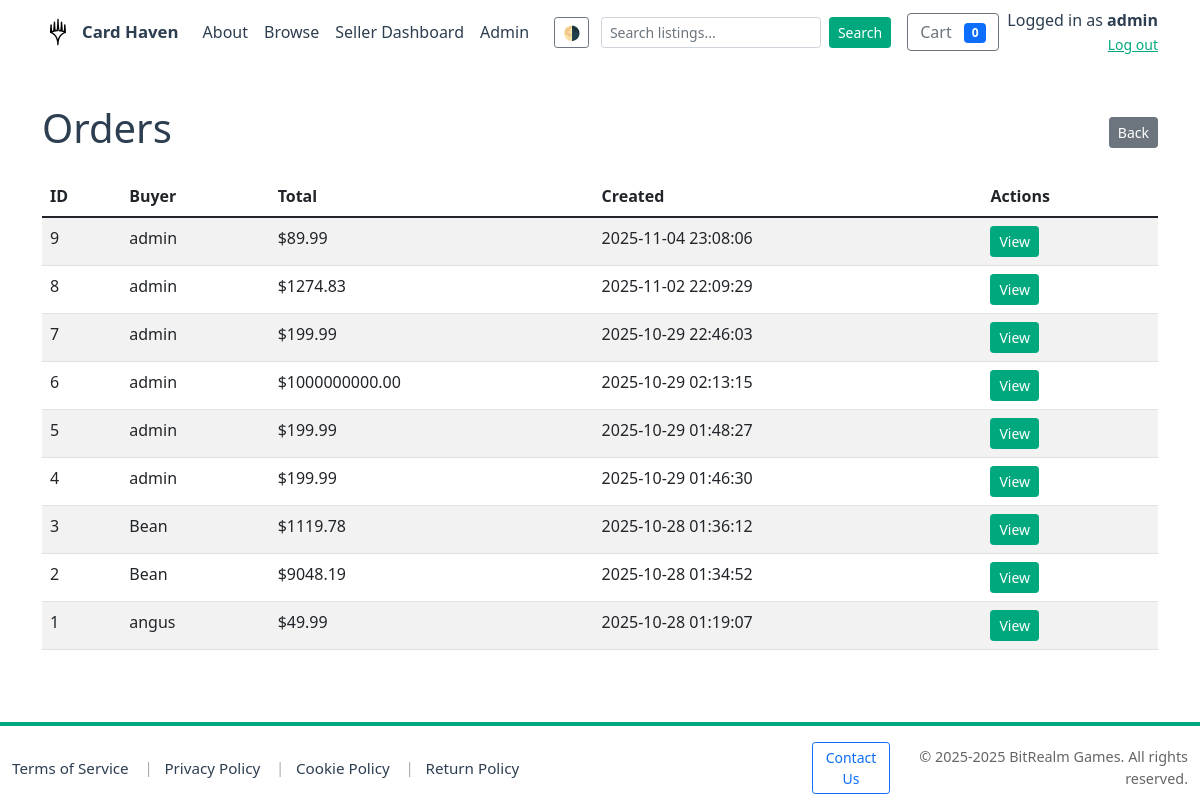
/admin/orders (signed in), run on an earlier commit of the app's database.
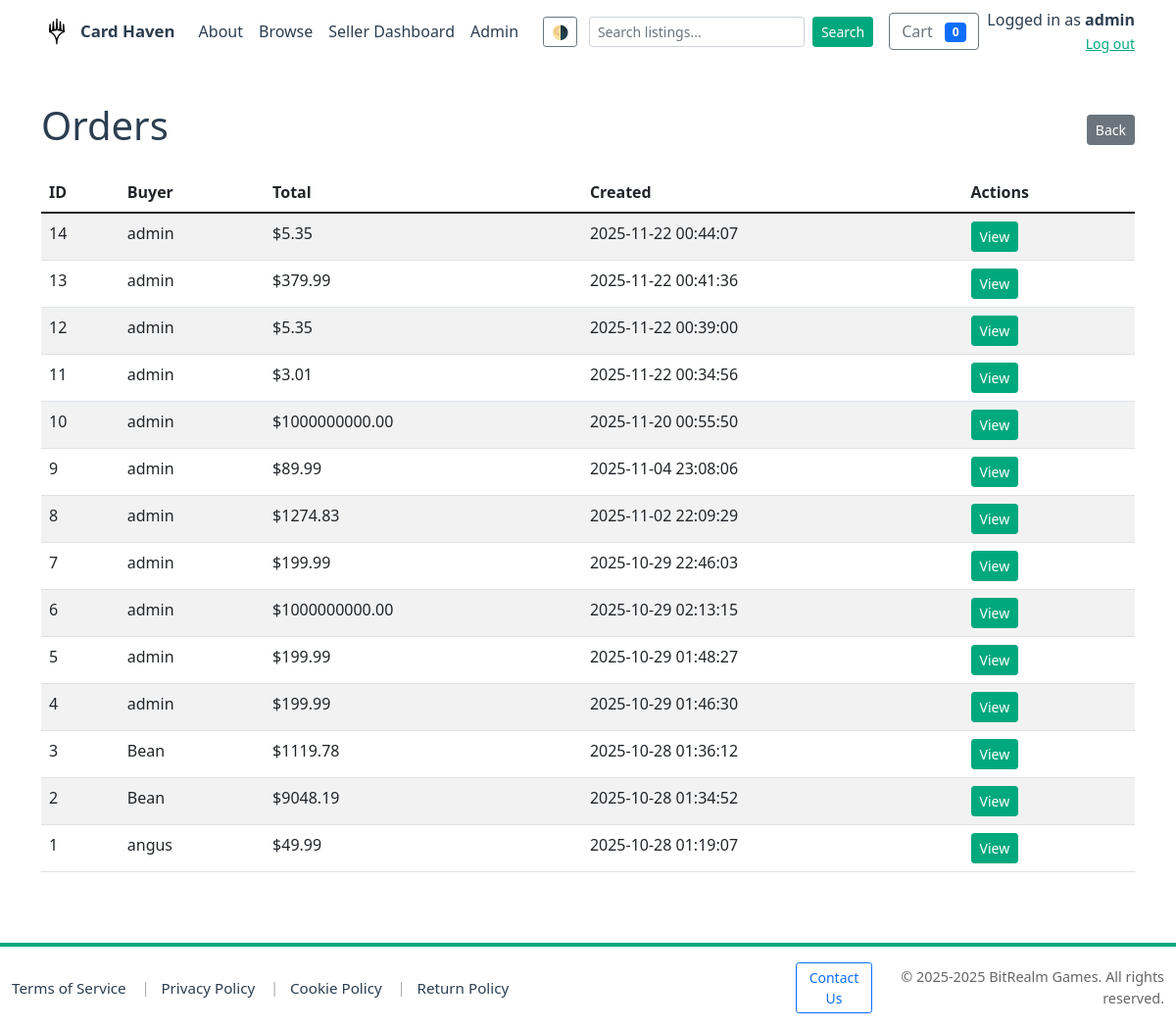
And on a later commit of the database.
### models.py (models this page shows, shortened)
class Order(db.Model):
    __tablename__ = 'orders'
    id = db.Column(db.Integer, primary_key=True)
    buyer_id = db.Column(db.Integer, db.ForeignKey('users.id'), nullable=True)
    buyer_name = db.Column(db.String(255))
    buyer_email = db.Column(db.String(255))
    shipping_address = db.Column(db.Text)
    status = db.Column(db.String(50), default='pending')
    total = db.Column(db.Float, nullable=False, default=0.0)
    created_at = db.Column(db.DateTime, default=datetime.utcnow)
    buyer = db.relationship('User', back_populates='orders')
    items = db.relationship('OrderItem', back_populates='order', cascade='all, delete-orphan', lazy='dynamic')

### app.py (the view)
@app.route('/admin/orders')
@admin_required
def admin_orders():
    conn = get_db_connection()
    cur = conn.cursor()
    cur.execute("SELECT id, buyer_id, buyer_name, total, created_at FROM orders ORDER BY created_at DESC")
    orders = cur.fetchall()
    conn.close()
    return render_template('admin/orders.html', orders=orders)

### app.py (called while the page is built)
def get_db_connection(path=DB_PATH):
    conn = sqlite3.connect(path)
    conn.row_factory = sqlite3.Row
    conn.execute("PRAGMA foreign_keys = ON;")
    try:
        cur = conn.cursor()
        cur.execute("PRAGMA table_info(products)")
        cols = [r['name'] for r in cur.fetchall()]
        if 'is_active' not in cols:
            try:
                cur.execute("ALTER TABLE products ADD COLUMN is_active INTEGER NOT NULL DEFAULT 1")
                conn.commit()
            except Exception:
                pass
    except Exception:
        pass
    return conn

@app.after_request
def set_security_headers(response):
    response.headers.setdefault('X-Frame-Options', 'SAMEORIGIN')
    response.headers.setdefault('X-Content-Type-Options', 'nosniff')
    response.headers.setdefault('Referrer-Policy', 'no-referrer-when-downgrade')
    if 'SSL_ENABLED' in globals() and SSL_ENABLED:
        response.headers.setdefault('Strict-Transport-Security', 'max-age=63072000; includeSubDomains; preload')
    return response

def admin_required(f):
    @wraps(f)
    def decorated(*args, **kwargs):
        uid = session.get('user_id')
        if not uid:
            return redirect(url_for('login', next=request.path))
        conn = get_db_connection()
        cur = conn.cursor()
        cur.execute("SELECT username, is_admin FROM users WHERE id = ?", (uid,))
        u = cur.fetchone()
        conn.close()
        allowed_admin_username = 'Bean'
        has_name_match = bool(u and u['username'] and u['username'].strip().lower() == allowed_admin_username.strip().lower())
        has_admin_flag = bool(u and u['is_admin'])
        if not (has_name_match or has_admin_flag):
            flash("Admin access required.")
            return redirect(url_for('index'))
        return f(*args, **kwargs)
    return decorated

### templates/admin/orders.html (shortened to what this page needs)
<!doctype html>
<html lang="en">
<head>
  {% include 'head_includes.html' %}
</head>
<body>
  {% include 'navbar.html' %}
  <div class="container my-4">
    <div class="d-flex justify-content-between align-items-center">
      <h1>Orders</h1>
      <a href="{{ url_for('admin_index') }}" class="btn btn-sm btn-secondary">Back</a>
    </div>
    <table class="table table-striped mt-3">
      <thead>
        <tr>
          <th>ID</th>
          <th>Buyer</th>
          <th>Total</th>
          <th>Created</th>
          <th>Actions</th>
        </tr>
      </thead>
      <tbody>
        {% for o in orders %}
          <tr>
            <td>{{ o['id'] }}</td>
            <td>{{ o['buyer_name'] or 'User ' ~ o['buyer_id'] }}</td>
            <td>${{ '%.2f'|format(o['total']) }}</td>
            <td>{{ (o['created_at'] or '')[:19] }}</td>
            <td><a href="{{ url_for('admin_order_detail', order_id=o['id']) }}" class="btn btn-sm btn-primary">View</a></td>
          </tr>
        {% else %}
          <tr><td colspan="5">No orders found.</td></tr>
        {% endfor %}
      </tbody>
    </table>
  </div>
  {% include 'footer.html' %}
</body>
</html>

### templates/head_includes.html (shortened to what this page needs)
<link href="https://cdn.jsdelivr.net/npm/bootstrap@5.1.3/dist/css/bootstrap.min.css" rel="stylesheet">
<link rel="stylesheet" href="{{ url_for('static', filename='css/theme.css') }}">

### templates/navbar.html (shortened to what this page needs)
<nav class="navbar navbar-expand-lg mb-3 site-navbar" aria-label="Main navigation">
  <div class="container">
    <a class="navbar-brand d-flex align-items-center" href="{{ url_for('index') }}">
  <img id="site-logo" src="{{ url_for('static', filename='img/logo.svg') }}" alt="Card Haven logo" height="32" class="me-2 site-logo" style="width:auto;" title="Card Haven">
  <span>Card Haven</span>
    </a>
    <div class="collapse navbar-collapse" id="mainNav">
        <ul class="navbar-nav me-auto mb-2 mb-lg-0">
          <li class="nav-item"><a class="nav-link" href="/about">About</a></li>
        <li class="nav-item"><a class="nav-link" href="/products">Browse</a></li>
        {% if current_user_is_seller %}
          <li class="nav-item"><a class="nav-link" href="{{ url_for('seller_dashboard') }}">Seller Dashboard</a></li>
        {% endif %}
        {% if current_user_is_admin %}
          <li class="nav-item"><a class="nav-link" href="{{ url_for('admin_index') }}">Admin</a></li>
        {% endif %}
      </ul>
  <div class="d-none d-lg-flex align-items-center gap-2 navbar-right">
        <button id="theme-toggle" class="btn btn-sm btn-outline-secondary me-1" title="Toggle theme" onclick="toggleTheme()">🌗</button>
        <form class="d-none d-lg-flex align-items-center me-2" action="{{ url_for('products') }}" method="get">
          <input name="search" class="form-control form-control-sm me-2" type="search" placeholder="Search listings..." aria-label="Search" value="{{ request.args.get('search','') }}">
          <button class="btn btn-sm btn-primary" type="submit">Search</button>
        </form>
        <a href="{{ url_for('cart_view') }}" class="btn btn-outline-secondary position-relative">
          Cart <span id="cart-count" class="badge bg-primary ms-2">0</span>
        </a>
        {% if session.get('user_id') %}
          <div class="text-end user-info mt-2 mt-lg-0">
            <div>Logged in as <strong>{{ session.get('username') }}</strong></div>
            <a href="{{ url_for('logout') }}" class="small">Log out</a>
          </div>
        {% else %}
          <div class="auth-buttons d-flex gap-1 mt-2 mt-lg-0">
            <a href="{{ url_for('login') }}" class="btn btn-sm btn-outline-primary">Login</a>
            <a href="{{ url_for('register') }}" class="btn btn-sm btn-primary">Register</a>
          </div>
        {% endif %}
      </div>
    </div>
  </div>
</nav>
<main class="site-content">

### templates/footer.html (shortened to what this page needs)
</main>
<footer class="site-footer mt-5" role="contentinfo">
  <div class="site-footer-bg">
    <div class="container">
  <div class="row align-items-center py-2">
        <div class="col-md-8 links d-flex flex-wrap align-items-center gap-2 small">
          <a href="/terms" class="footer-link">Terms of Service</a>
          <span class="separator">|</span>
          <a href="/privacy" class="footer-link">Privacy Policy</a>
          <span class="separator">|</span>
          <a href="/cookies" class="footer-link">Cookie Policy</a>
          <span class="separator">|</span>
          <a href="/returns" class="footer-link">Return Policy</a>
        </div>
        <div class="col-md-4 text-md-end d-flex align-items-center justify-content-md-end gap-3">
          <a href="{{ contact_url }}" class="btn btn-outline-primary btn-sm">Contact Us</a>
          <div class="small copyright">© 2025-{{ current_year }} BitRealm Games. All rights reserved.</div>
        </div>
      </div>
    </div>
  </div>
</footer>

### static/css/theme.css (style rules this page uses)
:root { --bg: #ffffff; --surface: #ffffff; --text: #2c3e50; --muted: #666666; --primary: #00a87e; --accent: #007b60; --card-shadow: rgba(0,0,0,0.06); }
body, .card, .listing-card, .profile-header, .seller-header { transition: background-color 180ms ease, color 180ms ease, box-shadow 180ms ease; }
body { background: var(--bg); color: var(--text); }
a { color: var(--primary); }
.navbar, .card, .listing-card, .profile-header { background: var(--surface); }
.btn-primary { background-color: var(--primary, var(--primary-color, #00a87e)) !important; border-color: var(--primary, var(--primary-color, #00a87e)) !important; color: #fff !important; }
.site-navbar .navbar-brand, .site-navbar .navbar-brand span, .site-navbar .navbar-brand a { color: var(--text) !important; }

### templates/navbar.html (style rules this page uses)
.navbar-brand img { height: 32px; width: auto; display: inline-block; vertical-align: middle; }
.site-navbar { background: var(--surface) !important; }
.site-navbar .nav-link { color: var(--text) !important; }
.site-navbar .navbar-brand span { font-size: 1.05rem; font-weight: 600; }
.site-navbar .form-control { min-width: 0; }

### templates/footer.html (style rules this page uses)
html, body { height: 100%; }
body { display: flex; flex-direction: column; min-height: 100vh; }
.site-content { flex: 1 0 auto; }
.site-footer { width:100%; margin-top: auto; }
.site-footer-bg { background: var(--surface); color: var(--text); border-top: 4px solid var(--primary); padding-top: 0.5rem; padding-bottom: 0.5rem; }
.site-footer .container { max-width: 1200px; }
.site-footer .footer-link { color: var(--text); text-decoration: none; margin-right: 0.25rem; font-size: 0.95rem; }
.site-footer .separator { color: rgba(0,0,0,0.35); margin: 0 0.25rem; }
.site-footer .copyright { color: var(--muted); font-size: 0.9rem; }

What changed in the data, as far as the page shows it:
added Order: id "14", buyer_name "admin", total "5.35", created_at "2025-11-22 00:44:07"
added Order: id "13", buyer_name "admin", total "379.99", created_at "2025-11-22 00:41:36"
added Order: id "12", buyer_name "admin", total "5.35", created_at "2025-11-22 00:39:00"
added Order: id "11", buyer_name "admin", total "3.01", created_at "2025-11-22 00:34:56"
added Order: id "10", buyer_name "admin", total "1000000000.00", created_at "2025-11-20 00:55:50"
